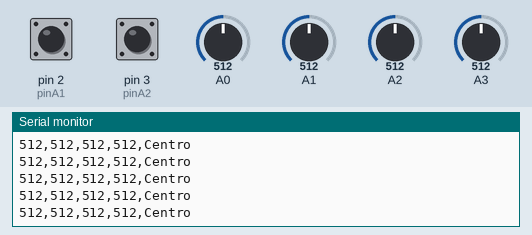
This sketch was run on a simulated Arduino Uno, built with avr-gcc and run on an emulated ATmega328P. Shown: the last lines printed to the serial monitor. Inputs (shaded band) come from the test bench; at power-on: A0 = 512, pin 2 (pinA1) HIGH, A1 = 512, A2 = 512, A3 = 512, pin 3 (pinA2) HIGH.

Above: at 1.2 s.
1.3 s: A0 set to 30
At 1.32 s:
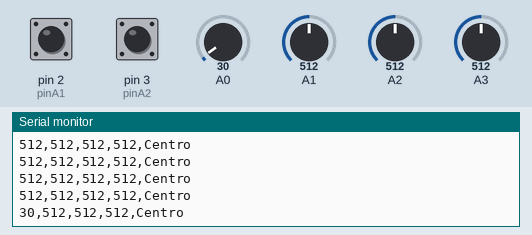
4.3 s: pin 2 (pinA1) pulled LOW for 0.15 s
At 4.36 s:
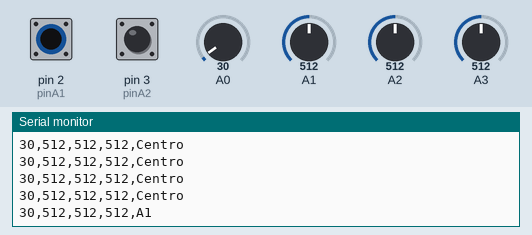
5.9 s: A1 set to 716
At 5.97 s:
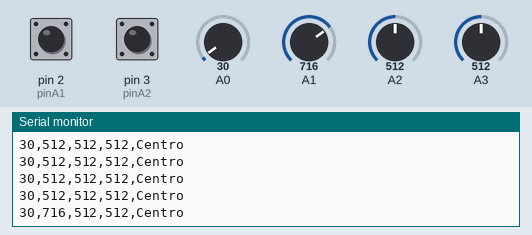
7.4 s: A2 set to 716
At 7.49 s:
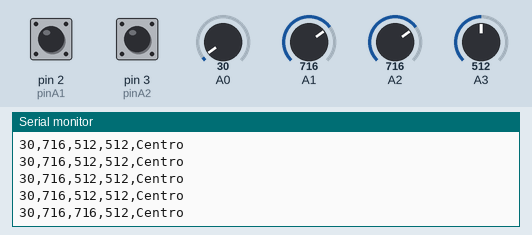
8.9 s: A3 set to 716
At 8.91 s:
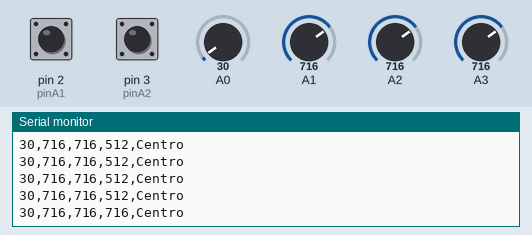
10.4 s: A0 set to 306
At 10.43 s:
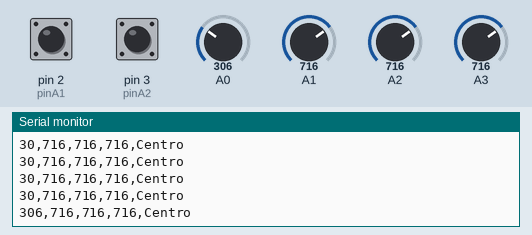
Timing chart, 0 to 13.4 s (numbered marks = the images above; inputs shaded):
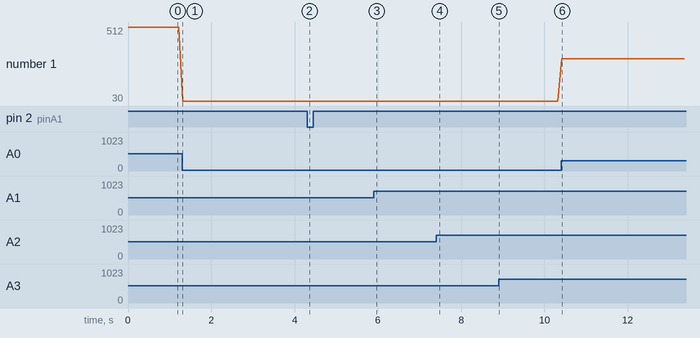

The sketch:

LMM_TpFinal_Potenciometro.ino
```cpp
// Variables donde almacenaremos los valores de los cuatro potenciómetros
long valor1;
long valor2;
long valor3;
long valor4;

// Pines para el switch
const int pinA1 = 2; // Conectado a la posición A1 del switch
const int pinA2 = 3; // Conectado a la posición A2 del switch

int estadoA1; // Estado del pin A1
int estadoA2; // Estado del pin A2

void setup() {
  // Inicializamos la comunicación serial
  Serial.begin(9600);

  // Definir los pines del switch como entradas
  pinMode(pinA1, INPUT_PULLUP);
  pinMode(pinA2, INPUT_PULLUP);
}

void loop() {
  // Leemos los valores de los potenciómetros
  valor1 = analogRead(A0);
  valor2 = analogRead(A1);
  valor3 = analogRead(A2);
  valor4 = analogRead(A3);

  // Leemos los estados del switch
  estadoA1 = digitalRead(pinA1); // Leer el pin de A1
  estadoA2 = digitalRead(pinA2); // Leer el pin de A2

  // Determinar la posición del switch
  String posicionSwitch = "Centro";  // Asumimos que está en el centro por defecto
  if (estadoA1 == LOW) {
    posicionSwitch = "A1"; // Switch en la posición izquierda (A1)
  }
  else if (estadoA2 == LOW) {
    posicionSwitch = "A2"; // Switch en la posición derecha (A2)
  }

  // Enviamos los valores de los potenciómetros y la posición del switch
  Serial.print(valor1);
  Serial.print(",");
  Serial.print(valor2);
  Serial.print(",");
  Serial.print(valor3);
  Serial.print(",");
  Serial.print(valor4);
  Serial.print(",");
  Serial.println(posicionSwitch); // Enviamos la posición del switch

  // Añadimos un delay para evitar saturar el puerto serial
  delay(100);
}
```

Measured:
- after the input at 1.3 s, the serial monitor: prints a new line at once (image 1)
- after the input at 4.3 s, the serial monitor: prints a new line after 0.05 s (image 2)
- after the input at 5.9 s, the serial monitor: prints a new line after 0.07 s (image 3)
- after the input at 7.4 s, the serial monitor: prints a new line after 0.09 s (image 4)
- after the input at 8.9 s, the serial monitor: prints a new line at once (image 5)
- after the input at 10.4 s, the serial monitor: prints a new line at once (image 6)
- plotted number 1: 512 → 30 after the input at 1.3 s, 30 → 306 after the input at 10.4 s
